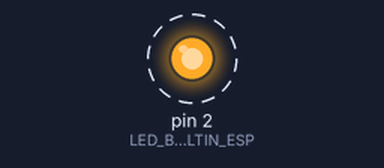
This sketch was run on a simulated Arduino Uno, built with avr-gcc and run on an emulated ATmega328P. Shown: output pins drawn as LEDs (lit = HIGH). Dashed ring = blinking.

Above: at 0.5 s.
Timing chart, 0 to 4.6 s (numbered marks = the images above):
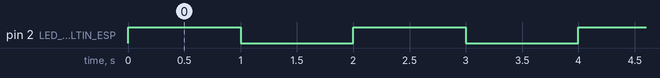

Measured:
- by itself, pin 2 (LED_BUILTIN_ESP): alternates HIGH for 1.0 s and LOW for 1.0 s

The sketch:

builtinLedBlink.ino
```cpp
#define LED_BUILTIN_ESP 2
void setup() {
  // put your setup code here, to run once:
  pinMode(LED_BUILTIN_ESP, OUTPUT);
}

void loop() {
  // put your main code here, to run repeatedly:
  digitalWrite(LED_BUILTIN_ESP, HIGH);
  delay(1000);
  digitalWrite(LED_BUILTIN_ESP, LOW);
  delay(1000);
}
```
